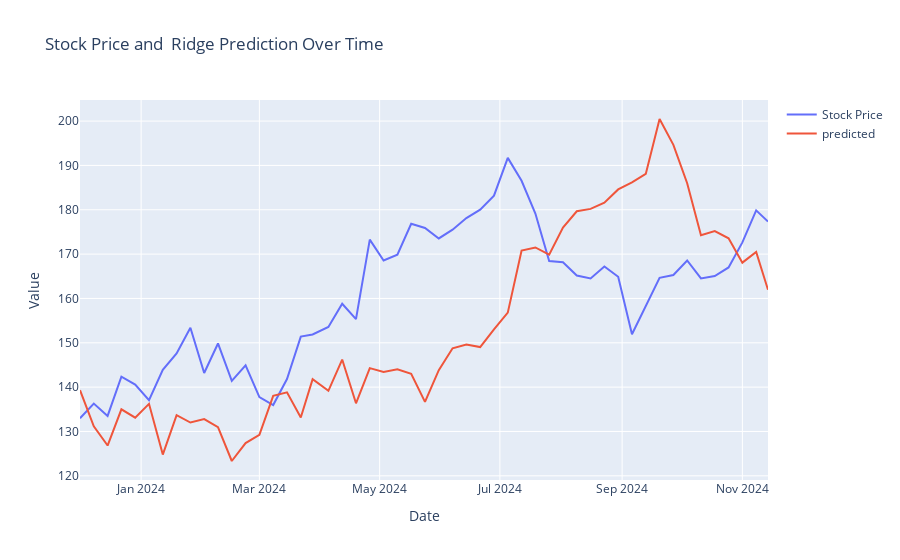

The notebook cell this image was saved under:
### Markdown cell above
####  Plotly interactive visualization
- Helps to zoom in and zoom out
- We can see the best prediction is biased towards the previous week price

### Code cell
import plotly.express as px
import plotly.graph_objects as go
datetime_array =dates[-len(y_test_scaled):]

# Convert to date string array
date_string_array = np.datetime_as_string(datetime_array, unit='D')
trace1 = go.Scatter(x=date_string_array, y=y_test_scaled.reshape(1,-1)[0], mode='lines', name='Stock Price')
trace2 = go.Scatter(x=date_string_array, y=predictions_scaled.reshape(1,-1)[0], mode='lines', name='predicted')

# Create the layout
layout = go.Layout(
    title='Stock Price and  Ridge Prediction Over Time',
    xaxis=dict(title='Date'),
    yaxis=dict(title='Value')
)

# Create the figure with both traces
fig = go.Figure(data=[trace1, trace2], layout=layout)

# Show the plot
fig.show()

### Figure 1 — Plotly figure (JSON) as saved in the notebook; plotly's stock layout.template omitted (floating-point values rounded to 4 significant figures)
{"data": [{"mode": "lines", "name": "Stock Price", "type": "scatter", "x": ["2023-12-01", "2023-12-08", "2023-12-15", "2023-12-22", "2023-12-29", "2024-01-05", "2024-01-12", "2024-01-19", "2024-01-26", "2024-02-02", "2024-02-09", "2024-02-16", "2024-02-23", "2024-03-01", "2024-03-08", "2024-03-15", "2024-03-22", "2024-03-28", "2024-04-05", "2024-04-12", "2024-04-19", "2024-04-26", "2024-05-03", "2024-05-10", "2024-05-17", "2024-05-24", "2024-05-31", "2024-06-07", "2024-06-14", "2024-06-21", "2024-06-28", "2024-07-05", "2024-07-12", "2024-07-19", "2024-07-26", "2024-08-02", "2024-08-09", "2024-08-16", "2024-08-23", "2024-08-30", "2024-09-06", "2024-09-13", "2024-09-20", "2024-09-27", "2024-10-04", "2024-10-11", "2024-10-18", "2024-10-25", "2024-11-01", "2024-11-08", "2024-11-14"], "y": [133.0, 136.3, 133.5, 142.4, 140.6, 137.1, 143.9, 147.6, 153.4, 143.2, 149.8, 141.4, 144.9, 137.7, 136.0, 141.8, 151.4, 151.9, 153.6, 158.8, 155.3, 173.3, 168.6, 169.9, 176.9, 175.9, 173.5, 175.5, 178.1, 180.0, 183.2, 191.7, 186.5, 179.2, 168.5, 168.2, 165.2, 164.5, 167.2, 164.9, 151.9, 158.4, 164.6, 165.3, 168.6, 164.5, 165.1, 167.0, 172.7, 179.9, 177.3]}, {"mode": "lines", "name": "predicted", "type": "scatter", "x": ["2023-12-01", "2023-12-08", "2023-12-15", "2023-12-22", "2023-12-29", "2024-01-05", "2024-01-12", "2024-01-19", "2024-01-26", "2024-02-02", "2024-02-09", "2024-02-16", "2024-02-23", "2024-03-01", "2024-03-08", "2024-03-15", "2024-03-22", "2024-03-28", "2024-04-05", "2024-04-12", "2024-04-19", "2024-04-26", "2024-05-03", "2024-05-10", "2024-05-17", "2024-05-24", "2024-05-31", "2024-06-07", "2024-06-14", "2024-06-21", "2024-06-28", "2024-07-05", "2024-07-12", "2024-07-19", "2024-07-26", "2024-08-02", "2024-08-09", "2024-08-16", "2024-08-23", "2024-08-30", "2024-09-06", "2024-09-13", "2024-09-20", "2024-09-27", "2024-10-04", "2024-10-11", "2024-10-18", "2024-10-25", "2024-11-01", "2024-11-08", "2024-11-14"], "y": [139.3, 131.2, 126.8, 135.0, 133.1, 136.2, 124.8, 133.7, 132.0, 132.8, 131.0, 123.3, 127.4, 129.3, 138.0, 138.8, 133.2, 141.8, 139.2, 146.2, 136.4, 144.3, 143.4, 144.0, 143.0, 136.7, 143.8, 148.8, 149.6, 149.0, 153.0, 156.8, 170.8, 171.5, 169.9, 176.0, 179.7, 180.2, 181.6, 184.6, 186.2, 188.1, 200.5, 194.6, 186.0, 174.3, 175.2, 173.6, 168.1, 170.5, 162.0]}], "layout": {"title": {"text": "Stock Price and  Ridge Prediction Over Time"}, "xaxis": {"title": {"text": "Date"}}, "yaxis": {"title": {"text": "Value"}}}}
